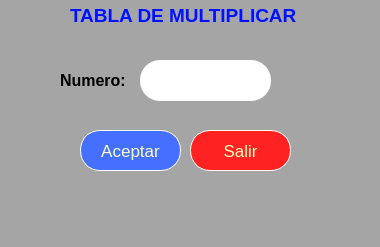
<?xml version="1.0" encoding="UTF-8"?>
<ui version="4.0">
 <class>MainWindow</class>
 <widget class="QMainWindow" name="MainWindow">
  <property name="geometry">
   <rect>
    <x>0</x>
    <y>0</y>
    <width>380</width>
    <height>247</height>
   </rect>
  </property>
  <property name="windowTitle">
   <string>MainWindow</string>
  </property>
  <property name="styleSheet">
   <string notr="true">background-color: rgb(165, 165, 165);</string>
  </property>
  <widget class="QWidget" name="centralwidget">
   <widget class="QPushButton" name="btn_aceptar">
    <property name="geometry">
     <rect>
      <x>80</x>
      <y>130</y>
      <width>101</width>
      <height>41</height>
     </rect>
    </property>
    <property name="font">
     <font>
      <pointsize>13</pointsize>
      <underline>false</underline>
     </font>
    </property>
    <property name="styleSheet">
     <string notr="true">background-color: rgb(69, 112, 255);
color: rgb(250, 255, 187);
border-radius:20px;
border: 1px solid white;</string>
    </property>
    <property name="text">
     <string>Aceptar</string>
    </property>
   </widget>
   <widget class="QLineEdit" name="txt_numero">
    <property name="geometry">
     <rect>
      <x>140</x>
      <y>60</y>
      <width>131</width>
      <height>41</height>
     </rect>
    </property>
    <property name="font">
     <font>
      <pointsize>20</pointsize>
      <weight>50</weight>
      <italic>false</italic>
      <bold>false</bold>
     </font>
    </property>
    <property name="styleSheet">
     <string notr="true">background-color: rgb(255, 255, 255);
border-radius:20px;</string>
    </property>
    <property name="text">
     <string/>
    </property>
   </widget>
   <widget class="QLabel" name="label">
    <property name="geometry">
     <rect>
      <x>70</x>
      <y>0</y>
      <width>241</width>
      <height>31</height>
     </rect>
    </property>
    <property name="font">
     <font>
      <pointsize>14</pointsize>
     </font>
    </property>
    <property name="styleSheet">
     <string notr="true">color: rgb(0, 17, 255);</string>
    </property>
    <property name="text">
     <string>&lt;html&gt;&lt;head/&gt;&lt;body&gt;&lt;p&gt;&lt;span style=&quot; font-weight:600;&quot;&gt;TABLA DE MULTIPLICAR&lt;/span&gt;&lt;/p&gt;&lt;/body&gt;&lt;/html&gt;</string>
    </property>
   </widget>
   <widget class="QLabel" name="label_2">
    <property name="geometry">
     <rect>
      <x>60</x>
      <y>70</y>
      <width>71</width>
      <height>21</height>
     </rect>
    </property>
    <property name="font">
     <font>
      <pointsize>12</pointsize>
     </font>
    </property>
    <property name="text">
     <string>&lt;html&gt;&lt;head/&gt;&lt;body&gt;&lt;p&gt;&lt;span style=&quot; font-weight:600;&quot;&gt;Numero:&lt;/span&gt;&lt;/p&gt;&lt;/body&gt;&lt;/html&gt;</string>
    </property>
   </widget>
   <widget class="QPushButton" name="btn_salir">
    <property name="geometry">
     <rect>
      <x>190</x>
      <y>130</y>
      <width>101</width>
      <height>41</height>
     </rect>
    </property>
    <property name="font">
     <font>
      <pointsize>13</pointsize>
      <underline>false</underline>
     </font>
    </property>
    <property name="styleSheet">
     <string notr="true">background-color: rgb(255, 34, 34);
color: rgb(250, 255, 187);
border-radius:20px;
border: 1px solid white;</string>
    </property>
    <property name="text">
     <string>Salir</string>
    </property>
   </widget>
  </widget>
  <widget class="QMenuBar" name="menubar">
   <property name="geometry">
    <rect>
     <x>0</x>
     <y>0</y>
     <width>380</width>
     <height>21</height>
    </rect>
   </property>
  </widget>
  <widget class="QStatusBar" name="statusbar"/>
 </widget>
 <resources/>
 <connections/>
</ui>
